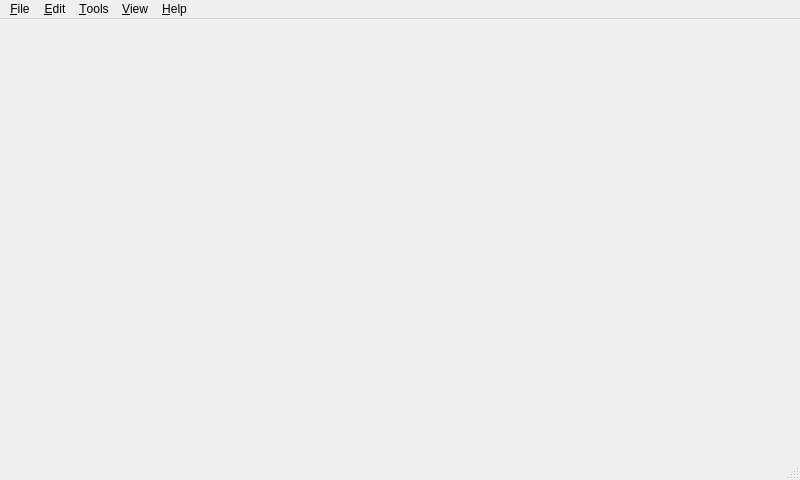
<?xml version="1.0" encoding="UTF-8"?>
<ui version="4.0">
 <class>MainWindow</class>
 <widget class="QMainWindow" name="MainWindow">
  <property name="windowModality">
   <enum>Qt::WindowModal</enum>
  </property>
  <property name="enabled">
   <bool>true</bool>
  </property>
  <property name="geometry">
   <rect>
    <x>0</x>
    <y>0</y>
    <width>800</width>
    <height>480</height>
   </rect>
  </property>
  <property name="windowTitle">
   <string>Disease Control </string>
  </property>
  <property name="windowIcon">
   <iconset resource="imgqrc.qrc">
    <normaloff>:/images/dc2.ico</normaloff>
    <normalon>:/images/dc2.ico</normalon>
    <activeon>:/images/dc2.ico</activeon>
    <selectedon>:/images/dc2.ico</selectedon>:/images/dc2.ico</iconset>
  </property>
  <property name="toolButtonStyle">
   <enum>Qt::ToolButtonTextBesideIcon</enum>
  </property>
  <property name="dockOptions">
   <set>QMainWindow::AllowNestedDocks|QMainWindow::AllowTabbedDocks|QMainWindow::AnimatedDocks</set>
  </property>
  <widget class="QWidget" name="centralWidget"/>
  <widget class="QStatusBar" name="statusBar"/>
  <widget class="QMenuBar" name="menuBar">
   <property name="geometry">
    <rect>
     <x>0</x>
     <y>0</y>
     <width>800</width>
     <height>23</height>
    </rect>
   </property>
   <property name="nativeMenuBar">
    <bool>true</bool>
   </property>
   <widget class="QMenu" name="menu_File">
    <property name="title">
     <string>&amp;File</string>
    </property>
    <addaction name="actionOpen"/>
    <addaction name="actionRecent"/>
    <addaction name="actionSave"/>
    <addaction name="actionSaveAs"/>
    <addaction name="actionPrint"/>
    <addaction name="separator"/>
    <addaction name="actionCloseAll"/>
    <addaction name="actionExit"/>
   </widget>
   <widget class="QMenu" name="menu_Edit">
    <property name="title">
     <string>&amp;Edit</string>
    </property>
    <addaction name="actionUndo"/>
    <addaction name="actionRedo"/>
    <addaction name="actionRenameItem"/>
   </widget>
   <widget class="QMenu" name="menu_View">
    <property name="title">
     <string>&amp;View</string>
    </property>
    <addaction name="actionToolBar"/>
    <addaction name="actionLayerManager"/>
    <addaction name="actionDataManager"/>
   </widget>
   <widget class="QMenu" name="menu_Help">
    <property name="title">
     <string>&amp;Help</string>
    </property>
    <addaction name="actionCheckForUpdates"/>
    <addaction name="actionAbout"/>
   </widget>
   <widget class="QMenu" name="menu_Tools">
    <property name="title">
     <string>&amp;Tools</string>
    </property>
    <addaction name="actionMathExpression"/>
    <addaction name="actionOption"/>
   </widget>
   <addaction name="menu_File"/>
   <addaction name="menu_Edit"/>
   <addaction name="menu_Tools"/>
   <addaction name="menu_View"/>
   <addaction name="menu_Help"/>
  </widget>
  <action name="actionOpen">
   <property name="text">
    <string>&amp;Open</string>
   </property>
  </action>
  <action name="actionOpenAs">
   <property name="text">
    <string>OpenAs</string>
   </property>
  </action>
  <action name="actionSave">
   <property name="text">
    <string>Save</string>
   </property>
  </action>
  <action name="actionSaveAs">
   <property name="text">
    <string>SaveAs</string>
   </property>
  </action>
  <action name="actionExit">
   <property name="text">
    <string>&amp;Exit</string>
   </property>
  </action>
  <action name="actionPrint">
   <property name="text">
    <string>&amp;Print</string>
   </property>
  </action>
  <action name="actionCloseAll">
   <property name="text">
    <string>&amp;CloseAll</string>
   </property>
  </action>
  <action name="actionRecent">
   <property name="text">
    <string>&amp;Recent</string>
   </property>
  </action>
  <action name="actionUndo">
   <property name="text">
    <string>&amp;Undo</string>
   </property>
  </action>
  <action name="actionRedo">
   <property name="text">
    <string>&amp;Redo</string>
   </property>
  </action>
  <action name="actionRenameItem">
   <property name="text">
    <string>Rename Item</string>
   </property>
  </action>
  <action name="actionOption">
   <property name="text">
    <string>&amp;Options</string>
   </property>
  </action>
  <action name="actionAbout">
   <property name="text">
    <string>About</string>
   </property>
  </action>
  <action name="actionCheckForUpdates">
   <property name="text">
    <string>Check for updates</string>
   </property>
  </action>
  <action name="actionToolBar">
   <property name="text">
    <string>ToolBar</string>
   </property>
  </action>
  <action name="actionLayerManager">
   <property name="text">
    <string>Layer Manager</string>
   </property>
  </action>
  <action name="actionDataManager">
   <property name="text">
    <string>Data Manager</string>
   </property>
  </action>
  <action name="actionMathExpression">
   <property name="text">
    <string>Math Expression</string>
   </property>
  </action>
 </widget>
 <layoutdefault spacing="6" margin="11"/>
 <resources>
  <include location="imgqrc.qrc"/>
 </resources>
 <connections/>
</ui>
